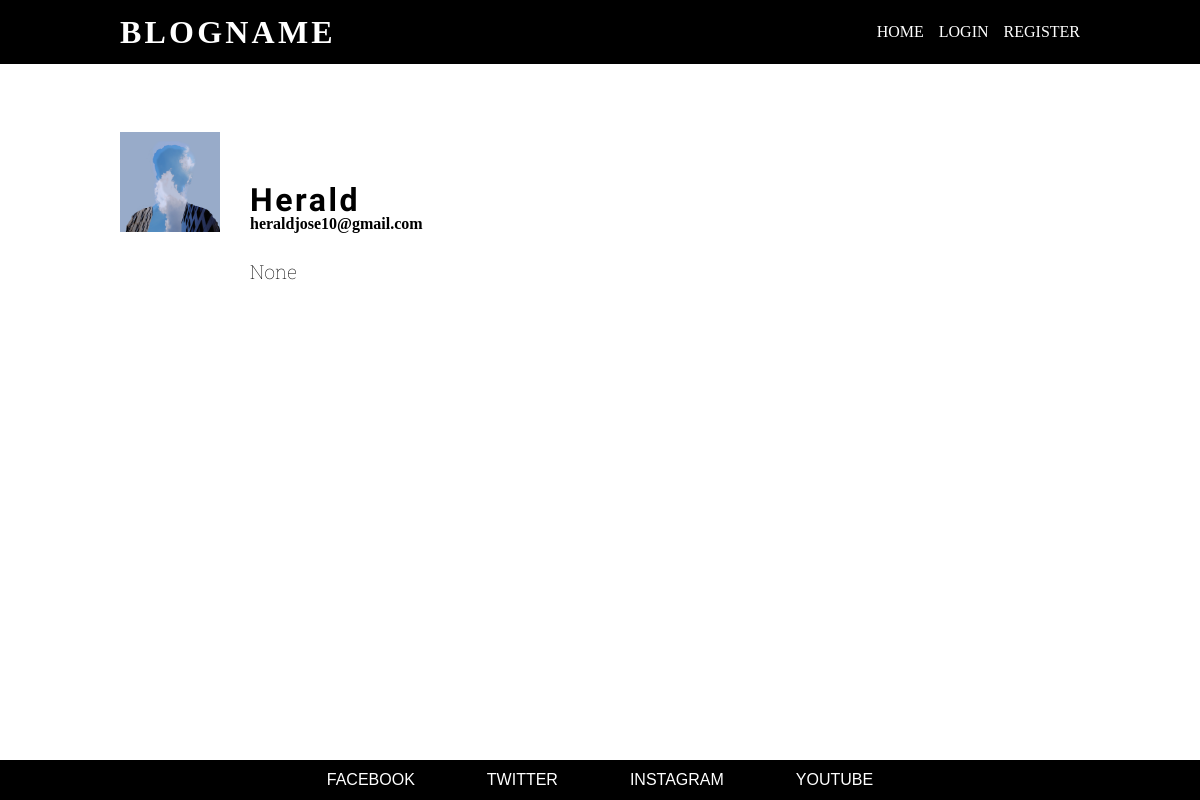
The app's page /profile/1/, older data.
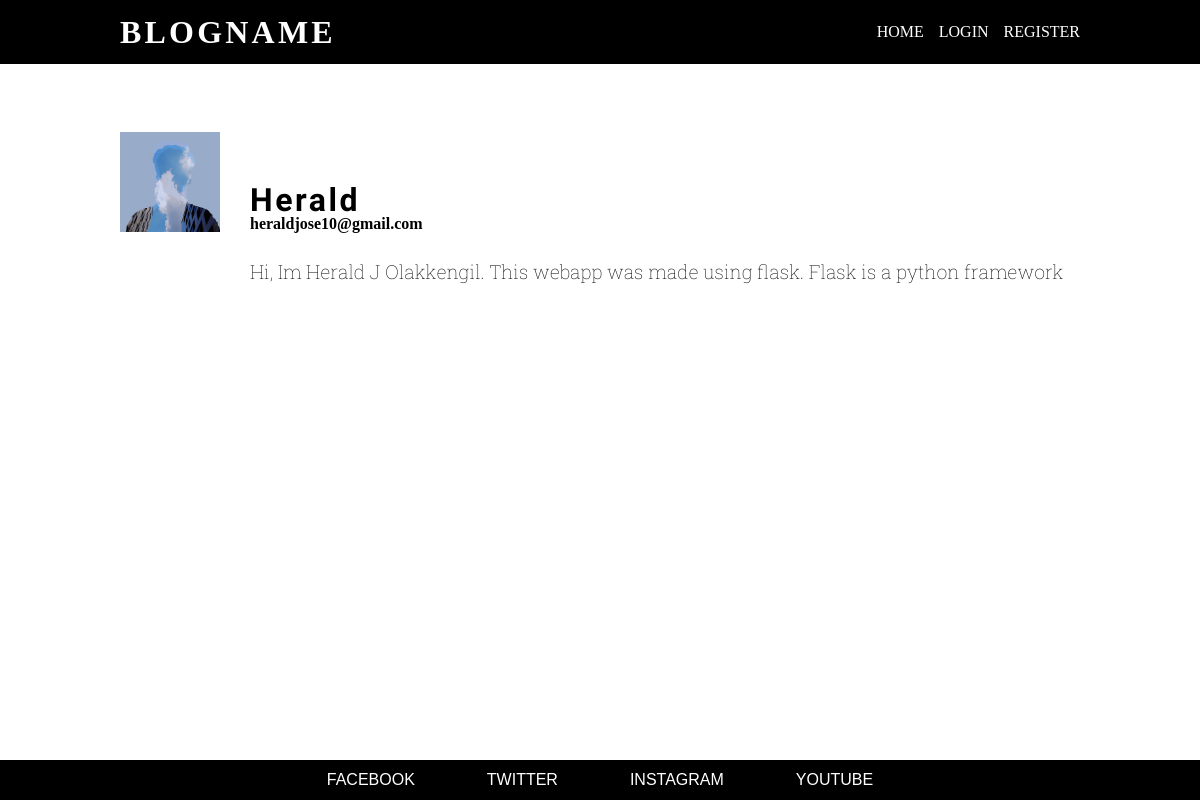
The same page, newer data.
### blogApp/models.py (models this page shows, shortened)
class Authors(db.Model, UserMixin):
    id = db.Column(db.Integer, primary_key=True)
    name = db.Column(db.String(50), nullable=False)
    email = db.Column(db.String(50), unique=True, nullable=False)
    about = db.Column(db.Text)
    image_file = db.Column(db.String(20), nullable = False, default = 'double1.jpg')
    password = db.Column(db.String(60), nullable=False)
    blogs = db.relationship('Blogs', backref='author', lazy=True)

### blogApp/routes.py (the view)
@app.route('/profile/<int:authorid>/', methods = ['GET'])
def profile(authorid):
    author = Authors.query.get_or_404(authorid)
    return render_template('author.html', author = author, title = 'Profile-'+author.name)

### blogApp/templates/author.html
{% extends 'base.html' %}
{% block styles %}
    <link rel="stylesheet" href="{{ url_for('static', filename = 'css/author_page.css') }}">
{% endblock styles %}
{% block main %}
    <main>
        <div class="profile-card">
            <div class="profile-headers">
                <div class="profile-pic">
                    <img src="{{ url_for('static', filename = 'assets/profile_pics/{}'.format(author.image_file)) }}" alt="profile-picture">
                </div>
                <div class="header-set-1">
                    <h1>{{ author.name }}</h1>
                <h2>{{ author.email }}</h2>
                </div>
            </div>
            <p>{{ author.about }}</p>
        </div>
    </main>
{% endblock main %}

### blogApp/templates/base.html (shortened to what this page needs)
<!DOCTYPE html>
<html lang="en">
<head>
    <link rel="stylesheet" href="{{ url_for('static', filename = '/css/reset_css.css') }}">
    {% block styles %}
    {% endblock styles %}
    <link rel="stylesheet" href="{{ url_for('static', filename = '/css/header.css') }}">
    <link rel="stylesheet" href="{{ url_for('static', filename = '/css/footer.css') }}">
</head>
<body>
    {% block header %}
        <header class="black">
            <div class="head-container">
                <nav>
                    <div class="nav-link mobile-banner">
                        <a href="{{ url_for('index') }}" class="main-banner">
                            <h1 class="header-h1">
                                BLOGNAME
                            </h1>
                        </a>
                    </div>
                    <div class="list-wrapper">
                        <ul class="list">
                            <li class="nav-link">
                                <a href="{{ url_for('index') }}" class="options">HOME</a>
                            </li>
                            {% if current_user.is_authenticated %}
                                <li class="nav-link">
                                    <a href="{{ url_for('write') }}" class="options">WRITE</a>
                                </li>
                                <li class="nav-link">
                                    <a href="" class="options">PROFILE</a>
                                </li>
                                <li class="nav-link">
                                    <a href="{{ url_for('logout') }}" class="options">LOGOUT</a>
                                </li>
                            {% else %}
                                <li class="nav-link">
                                    <a href="{{ url_for('author') }}" class="options">LOGIN</a>
                                </li>
                                <li class="nav-link">
                                    <a href="{{ url_for('signup') }}" class="options">REGISTER</a>
                                </li>
                            {% endif %}
                        </ul>
                    </div>
                </nav>
        </header>
    {% endblock header %}
    {% block main %}
    {% endblock %}
    {% block footer %}
        <footer>
            <ul>
                <li>
                    <a href="">FACEBOOK</a>
                </li>
                <li>
                    <a href="">TWITTER</a>
                </li>
                <li>
                    <a href="">INSTAGRAM</a>
                </li>
                <li>
                    <a href="">YOUTUBE</a>
                </li>
            </ul>
        </footer>
    {% endblock %}
</body>
</html>

### blogApp/static/css/author_page.css (style rules this page uses)
main { width: 80vw; height: 70vh; max-width: 1440px; display: flex; }
.profile-card { display: flex; flex-direction: column; }
.profile-headers { display: flex; align-items: flex-end; }
.profile-pic { height: 100px; width: 100px; margin-right: 30px; }
.profile-card img { height: 100px; width: 100px; object-fit: cover; }
.header-set-1 h1 { margin-top: 20px; font-family: 'Fjalla One'; letter-spacing: .08em; font-size: xx-large; }
.profile-card p { margin-left: 130px; margin-top: 30px; font-size: larger; font-family: 'Roboto Slab', serif; font-weight: 100; }

### blogApp/static/css/header.css (style rules this page uses)
header { font-family: Verdana; display: flex; justify-content: center; width: 100%; }
header a { text-decoration: none; }
.black { background-color: black; }
.head-container { width: fit-content; margin: 0px 7%; position: relative; }
.main-banner { display: inline; letter-spacing: .1em; font-size: xx-large; color: white; }
.list-wrapper { display: inline-block; justify-content: right; }
.list { display: flex; justify-content: flex-end; width: 30vw; }
.list li { margin-left: 15px; }
.options { color: white; }
.nav-link { padding-top: 2vh; padding-bottom: 2vh; }
nav { display: flex !important; justify-content: space-between; align-items: center; width: 80vw; max-width: 1440px; }

### blogApp/static/css/footer.css (style rules this page uses)
footer { display: flex; width: 100vw; max-width: 100vw; text-align: center; height: 5vh; background-color: black; justify-content: center; flex-direction: column; }
html { height: 100%; }
body { display: flex; flex-direction: column; min-height: 100%; justify-content: space-between; align-items: center; }
footer ul { list-style: none; display: flex; justify-content: center; max-width: 100vw; }
footer ul li { margin-right: 3vw; margin-left: 3vw; }
footer ul li a { text-decoration: none; color: white; font-family: sans-serif; }

Row changes from the older to the newer data that the page shows:
changed Authors "Herald": about "None" → "Hi, Im Herald J Olakkengil. This webapp was made using flask. Flask is a python framework"
